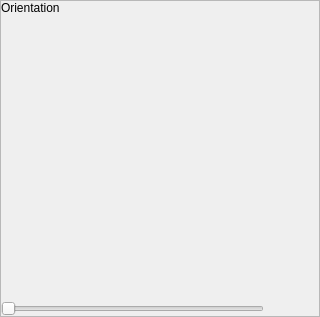
<?xml version="1.0" encoding="UTF-8"?>
<ui version="4.0">
 <class>Viewer</class>
 <widget class="QWidget" name="Viewer">
  <property name="geometry">
   <rect>
    <x>0</x>
    <y>0</y>
    <width>320</width>
    <height>317</height>
   </rect>
  </property>
  <property name="windowTitle">
   <string>Form</string>
  </property>
  <layout class="QGridLayout" name="gridLayout">
   <property name="margin">
    <number>0</number>
   </property>
   <property name="spacing">
    <number>0</number>
   </property>
   <item row="0" column="0">
    <widget class="QFrame" name="frameSagitalSup">
     <property name="toolTip">
      <string/>
     </property>
     <property name="whatsThis">
      <string>Este es el visor...</string>
     </property>
     <property name="frameShape">
      <enum>QFrame::StyledPanel</enum>
     </property>
     <property name="frameShadow">
      <enum>QFrame::Raised</enum>
     </property>
     <layout class="QGridLayout" name="gridLayout_5">
      <property name="margin">
       <number>0</number>
      </property>
      <property name="spacing">
       <number>0</number>
      </property>
      <item row="0" column="0">
       <widget class="QLabel" name="label1">
        <property name="maximumSize">
         <size>
          <width>16777215</width>
          <height>14</height>
         </size>
        </property>
        <property name="toolTip">
         <string>Slices plane orientation</string>
        </property>
        <property name="text">
         <string>Orientation</string>
        </property>
       </widget>
      </item>
      <item row="0" column="4">
       <widget class="QLabel" name="label2">
        <property name="minimumSize">
         <size>
          <width>0</width>
          <height>0</height>
         </size>
        </property>
        <property name="maximumSize">
         <size>
          <width>55</width>
          <height>14</height>
         </size>
        </property>
        <property name="toolTip">
         <string>Pixel coordinate of this plane</string>
        </property>
        <property name="text">
         <string/>
        </property>
       </widget>
      </item>
      <item row="1" column="0" colspan="5">
       <widget class="QVTKWidget" name="qvtkWidget"/>
      </item>
      <item row="2" column="4">
       <widget class="QLabel" name="label3">
        <property name="maximumSize">
         <size>
          <width>16777215</width>
          <height>16777215</height>
         </size>
        </property>
        <property name="toolTip">
         <string>Number of the current slice</string>
        </property>
        <property name="text">
         <string/>
        </property>
       </widget>
      </item>
      <item row="2" column="0" colspan="4">
       <widget class="QSlider" name="slider">
        <property name="orientation">
         <enum>Qt::Horizontal</enum>
        </property>
       </widget>
      </item>
     </layout>
    </widget>
   </item>
  </layout>
 </widget>
 <customwidgets>
  <customwidget>
   <class>QVTKWidget</class>
   <extends>QWidget</extends>
   <header>QVTKWidget.h</header>
  </customwidget>
 </customwidgets>
 <resources/>
 <connections/>
</ui>
